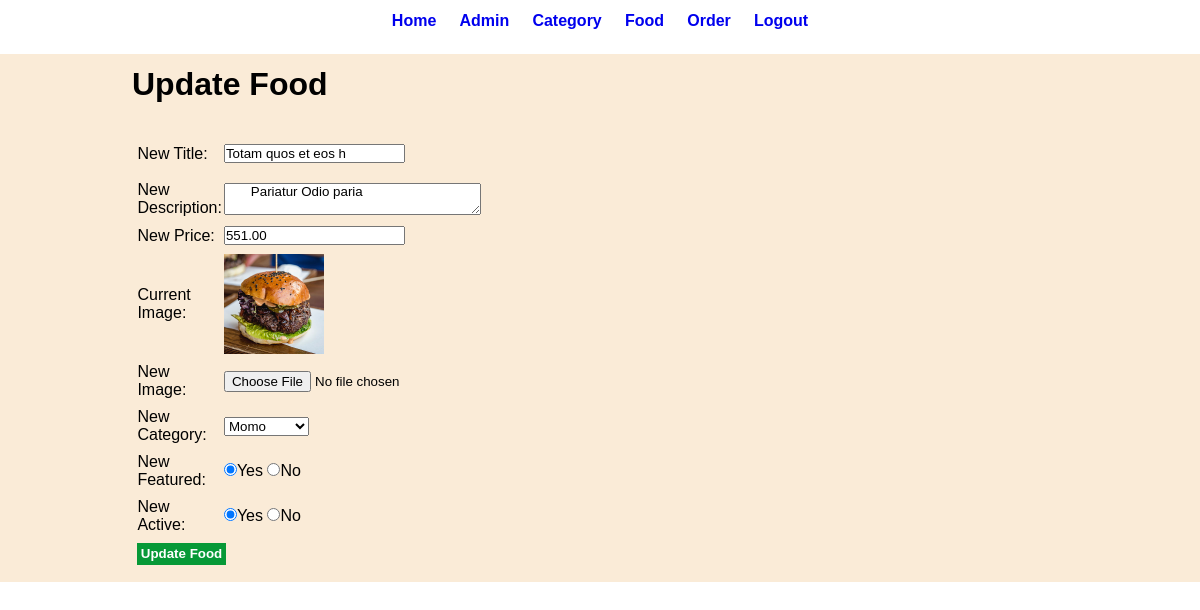
Page /backend/update-food.php?id=10 (signed in) on the committed database.
### tables this page shows
CREATE TABLE `tbl_food` (
  `id` int(10) UNSIGNED NOT NULL,
  `title` varchar(100) NOT NULL,
  `description` text NOT NULL,
  `price` decimal(10,2) NOT NULL,
  `image_name` varchar(255) NOT NULL,
  `category_id` int(10) UNSIGNED NOT NULL,
  `featured` varchar(10) NOT NULL,
  `active` varchar(10) NOT NULL
);

### backend/update-food.php (the view, shortened to what this page needs)
<?php
    include('../backend/components/header.php')
?>
<div class="main-content">
    <div class="wrapper">
        <h1>Update Food</h1>
        <br><br>
        <form action="" method="POST" enctype="multipart/form-data">
            <table class="tbl-30">
                <?php
                    $id =  $_GET['id'];
                    $sql = "SELECT * FROM tbl_food where id=$id";
                    $res = mysqli_query($conn, $sql);
                    if(mysqli_num_rows($res)>0){
                        while($row = mysqli_fetch_assoc($res)){
                            ?>
                                <tr>
                                    <td>New Title:</td>
                                    <td><input type="text" name="title" value="<?php echo $row['title']?>"></td>
                                </tr>
                                <tr>
                                    <td><input type="hidden" value="<?php echo $row['id']?>" name="id"></td>
                                </tr>
                                <tr>
                                    <td>New Description:</td>
                                    <td><textarea name="desc" id="" cols="30" rows="2" placeholder="Description of the food"> <?php echo $row['description']?></textarea></td>
                                </tr>
                                <tr>
                                    <td>New Price:</td>
                                    <td><input type="number" name="price" value="<?php echo $row['price']?>"></td>
                                </tr>
                                <tr>
                                    <td>Current Image:</td>
                                    <td><img src="<?php echo "../frontend/images/foods/".$row['image_name'] ?>" alt="" width="100px"></td>
                                </tr>
                            <?php
                        }
                    }else{
                        $_SESSION['error'] = '<div class="error">Not found food</div>';
                        header('location:'.SITEURL.'admin-food.php');
                    }
                ?>
                <tr>
                    <td>New Image:</td>
                    <td><input type="file" name="newImage"></td>
                </tr>
                <tr>
                    <td>New Category:</td>
                    <td>
                        <select name="category">
                            <?php
                                $sqlCate = "SELECT * FROM tbl_category WHERE active='Yes'";
                                $res = mysqli_query($conn, $sqlCate);
                                if(mysqli_num_rows($res) >0){
                                    while($rows = mysqli_fetch_assoc($res)){
                                        $id = $rows['id'];
                                        $title = $rows['title'];
                                        ?>
                                            <option value="<?php echo $id?>"><?php echo $title?></option>
                                        <?php
                                    }
                                }else{
                                    ?>
                                        <option value="0">No Category Found</option>
                                    <?php
                                }
                            ?>
                        </select>
                    </td>
                </tr>
                <tr>
                    <td>New Featured:</td>
                    <td>
                        <input type="radio" name="featured" value="Yes" checked>Yes
                        <input type="radio" name="featured" value="No">No
                    </td>
                </tr>
                <tr>
                    <td>New Active:</td>
                    <td>
                        <input type="radio" name="active" value="Yes" checked>Yes
                        <input type="radio" name="active" value="No">No
                    </td>
                </tr>
                <tr>
                    <td colspan="2"><input type="submit" value="Update Food" class="btn-secondary" name="submit"></td>
                </tr>
            </table>
        </form>
    </div>
</div>

### frontend/css/backend.css (style rules this page uses)
* { margin: 0; padding: 0; box-sizing: border-box; font-family: Arial, Helvetica, sans-serif; }
.wrapper { padding: 1%; width: 80%; margin: 0 auto; }
.main-content { background-color: antiquewhite; margin: 1% 0; }
.tbl-30 { width: 30%; }
table tr td { padding: 1%; }
.btn-secondary { background-color: #069937; padding: 1%; color: white; text-decoration: none; font-weight: bold; border: none; }

### rows in the picture
tbl_food: title "Totam quos et eos h", desc "Pariatur Odio paria", price "551.00", image_name (picture)

### other values in the picture
form field category "Momo"
